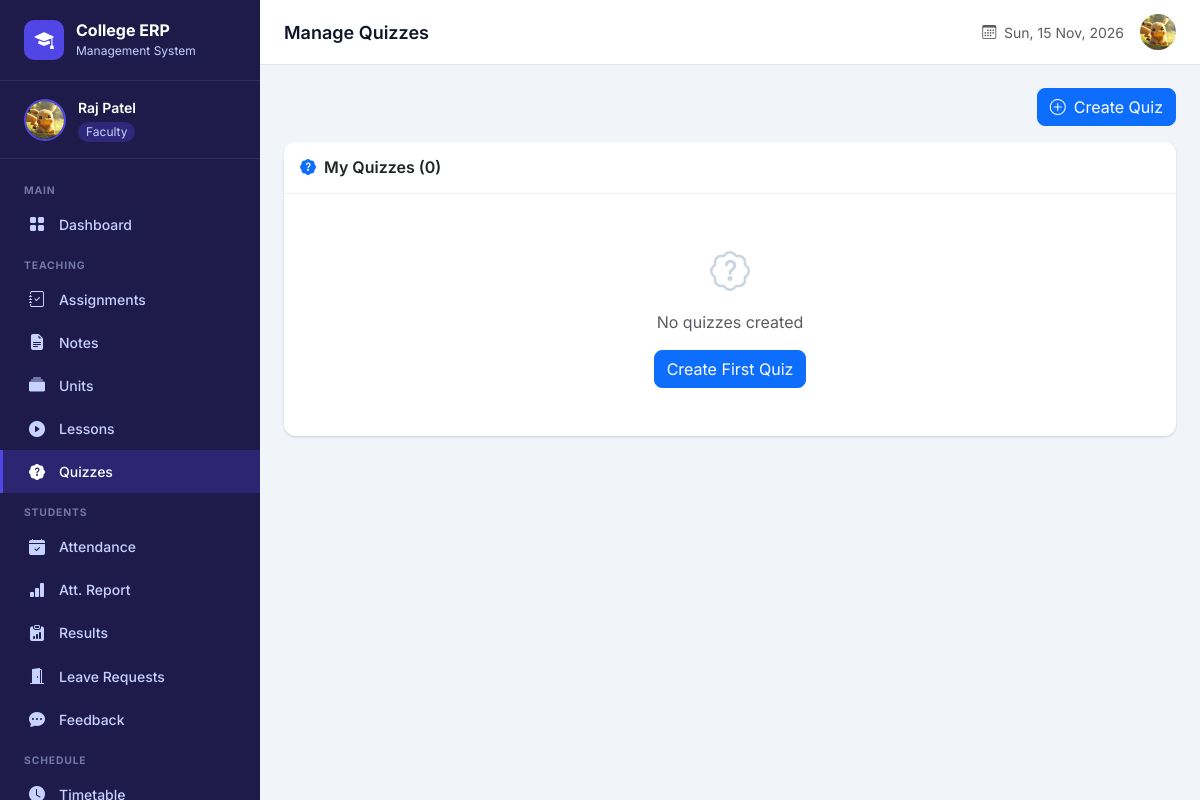
The app's page /faculty/quizzes/ (signed in) with its own data.
### faculty/models.py (models this page shows, shortened)
class Staff(models.Model):
    ROLE_CHOICES = (
         ('dean', 'Dean'),
        ('faculty', 'Faculty'),
        ('hod', 'Head of Department'),
    )
    GENDER_CHOICES = (
        ('male', 'Male'),
        ('female', 'Female'),
        ('other', 'Other'),
    )
    user = models.OneToOneField(User, on_delete=models.CASCADE, related_name='staff_profile')
    staff_id = models.CharField(max_length=20, unique=True)
    name = models.CharField(max_length=100)
    email = models.EmailField(unique=True)
    mobile= models.CharField(
        max_length=10,
        validators=[mobile_validator])
    gender = models.CharField(max_length=10, choices=GENDER_CHOICES, default='male')
    dob = models.DateField(null=True, blank=True)
    image = models.ImageField(upload_to='staff_images/', blank=True, null=True)
    role = models.CharField(max_length=20, choices=ROLE_CHOICES, default='faculty')
    department = models.ForeignKey(
        'account.Department', on_delete=models.SET_NULL,
        null=True, blank=True, related_name='staff_members'
    )
    qualification = models.CharField(max_length=200, blank=True)
    experience = models.CharField(max_length=200, blank=True)
    address = models.TextField(blank=True)
    joining_date = models.DateField(null=True, blank=True)
    is_active = models.BooleanField(default=True)
    created_at = models.DateTimeField(auto_now_add=True)
    class Meta:
        ordering = ['name']
        verbose_name = 'Staff'
        verbose_name_plural = 'Staff Members'

### faculty/views.py (the view)
    def wrapper(request, *args, **kwargs):
        if not request.user.is_authenticated:
            messages.warning(request, "Please log in.")
            return redirect('login')
        try:
            staff = request.user.staff_profile
            request.staff = staff
        except Staff.DoesNotExist:
            if request.user.is_superuser:
                request.staff = None
            else:
                messages.error(request, "Faculty access required.")
                return redirect('login')
        return view_func(request, *args, **kwargs)

### faculty/views.py (called while the page is built)
def faculty_required(view_func):
    def wrapper(request, *args, **kwargs):
        if not request.user.is_authenticated:
            messages.warning(request, "Please log in.")
            return redirect('login')
        try:
            staff = request.user.staff_profile
            request.staff = staff
        except Staff.DoesNotExist:
            if request.user.is_superuser:
                request.staff = None
            else:
                messages.error(request, "Faculty access required.")
                return redirect('login')
        return view_func(request, *args, **kwargs)
    wrapper.__name__ = view_func.__name__
    return wrapper

def get_staff(request):
    try:
        return request.user.staff_profile
    except (Staff.DoesNotExist, AttributeError):
        return None

@faculty_required
def faculty_quizzes(request):
    staff = get_staff(request)
    quizzes = Quiz.objects.filter(created_by=staff).select_related('subject').order_by('-created_at')
    return render(request, 'faculty/quizzes.html', {'quizzes': quizzes, 'staff': staff})

### templates/faculty/quizzes.html (shortened to what this page needs)
{% extends "faculty/base_faculty.html" %}
{% block page_title %}Manage Quizzes{% endblock %}
{% block content %}
<div class="d-flex justify-content-end mb-3">
  <a href="{% url 'create_quiz' %}" class="btn btn-primary rounded-3"><i class="bi bi-plus-circle me-2"></i>Create Quiz</a>
</div>
<div class="card">
  <div class="card-header py-3"><h6 class="mb-0 fw-semibold"><i class="bi bi-patch-question-fill text-primary me-2"></i>My Quizzes ({{ quizzes|length }})</h6></div>
  <div class="card-body p-0">
    {% for quiz in quizzes %}
      <div class="p-3 border-bottom d-flex justify-content-between align-items-start">
        <div>
          <div class="fw-semibold" style="font-size:.875rem">{{ quiz.title }}</div>
          <div class="text-muted" style="font-size:.8rem">{{ quiz.subject.subject_name }} &bull; {{ quiz.total_marks }} marks &bull; {{ quiz.duration_minutes }} min</div>
          <div class="text-muted" style="font-size:.78rem"><i class="bi bi-calendar me-1"></i>{{ quiz.start_time|date:"d M Y, h:i A" }} → {{ quiz.end_time|date:"d M Y, h:i A" }}</div>
        </div>
        <div class="d-flex gap-1">
          <a href="{% url 'add_quiz_questions' quiz.id %}" class="btn btn-sm btn-outline-primary rounded-3"><i class="bi bi-question-circle me-1"></i>Questions ({{ quiz.questions.count }})</a>
          <span class="badge {% if quiz.is_active %}bg-success{% else %}bg-secondary{% endif %} align-self-center">{{ quiz.is_active|yesno:"Active,Inactive" }}</span>
        </div>
      </div>
    {% empty %}
      <div class="text-center py-5 text-muted"><i class="bi bi-patch-question" style="font-size:2.5rem;color:#cbd5e1"></i><div class="mt-2">No quizzes created</div><a href="{% url 'create_quiz' %}" class="btn btn-primary mt-3 rounded-3">Create First Quiz</a></div>
    {% endfor %}
  </div>
</div>
{% endblock %}

### templates/faculty/base_faculty.html (shortened to what this page needs)
{% extends "base/layout.html" %}
{% block sidebar_user %}
  {% if staff %}
    {% if staff.image %}
      <img src="{{ staff.image.url }}" alt="{{ staff.name }}"/>
    {% else %}
      <div class="user-avatar-placeholder">{{ staff.name|first|upper }}</div>
    {% endif %}
    <div class="user-info">
      <div class="user-name">{{ staff.name }}</div>
      <span class="user-role">{{ staff.get_role_display }}</span>
    </div>
  {% endif %}
{% endblock %}
{% block sidebar_nav %}
  <div class="sidebar-section-label">Main</div>
  <a href="{% url 'faculty_dashboard' %}"><i class="bi bi-grid-fill"></i> Dashboard</a>
  <div class="sidebar-section-label">Teaching</div>
  <a href="{% url 'faculty_assignments' %}"><i class="bi bi-journal-check"></i> Assignments</a>
  <a href="{% url 'faculty_notes' %}"><i class="bi bi-file-earmark-text-fill"></i> Notes</a>
  <a href="{% url 'faculty_units' %}"><i class="bi bi-collection-fill"></i> Units</a>
  <a href="{% url 'faculty_lessons' %}"><i class="bi bi-play-circle-fill"></i> Lessons</a>
  <a href="{% url 'faculty_quizzes' %}"><i class="bi bi-patch-question-fill"></i> Quizzes</a>
  <div class="sidebar-section-label">Students</div>
  <a href="{% url 'faculty_attendance' %}"><i class="bi bi-calendar-check-fill"></i> Attendance</a>
  <a href="{% url 'attendance_report' %}"><i class="bi bi-bar-chart-fill"></i> Att. Report</a>
  <a href="{% url 'faculty_results' %}"><i class="bi bi-clipboard-data-fill"></i> Results</a>
  <a href="{% url 'faculty_leave_requests' %}"><i class="bi bi-door-open-fill"></i> Leave Requests</a>
  <a href="{% url 'faculty_feedback' %}"><i class="bi bi-chat-dots-fill"></i> Feedback</a>
  <div class="sidebar-section-label">Schedule</div>
  <a href="{% url 'faculty_timetable' %}"><i class="bi bi-clock-fill"></i> Timetable</a>
{% endblock %}
{% block topbar_right %}
  {% if staff and staff.image %}
    <img src="{{ staff.image.url }}" class="topbar-avatar" alt="{{ staff.name }}"/>
  {% elif staff %}
    <div style="width:36px;height:36px;background:#4f46e5;border-radius:50%;display:flex;align-items:center;justify-content:center;color:white;font-weight:600">
      {{ staff.name|first|upper }}
    </div>
  {% endif %}
{% endblock %}

### templates/base/layout.html (style rules this page uses)
:root { --sidebar-width: 260px; --topbar-height: 64px; --primary: #4f46e5; --primary-dark: #3730a3; --sidebar-bg: #1e1b4b; --sidebar-hover: #312e81; --sidebar-text: #c7d2fe; --sidebar-active: #4f46e5; --card-shadow: 0 1px 3px rgba(0,0,0,.1), 0 1px 2px rgba(0,0,0,.06); }
* { font-family: 'Inter', sans-serif; }
body { background: #f1f5f9; min-height: 100vh; }
.sidebar-user img { width: 42px; height: 42px; border-radius: 50%; object-fit: cover; border: 2px solid var(--primary); }
.sidebar-user .user-info .user-name { color: white; font-weight: 600; font-size: .875rem; }
.sidebar-user .user-info .user-role { color: var(--sidebar-text); font-size: .75rem; background: rgba(79,70,229,.3); padding: 1px 8px; border-radius: 20px; display: inline-block; margin-top: 2px; }
.sidebar-section-label { color: rgba(199,210,254,.5); font-size: .65rem; font-weight: 700; text-transform: uppercase; letter-spacing: .08em; padding: .75rem 1.5rem .25rem; }
.sidebar-nav a { display: flex; align-items: center; gap: .75rem; padding: .6rem 1.5rem; color: var(--sidebar-text); text-decoration: none; font-size: .875rem; font-weight: 500; transition: all .15s; border-left: 3px solid transparent; }
.sidebar-nav a.active { background: rgba(79,70,229,.25); color: white; border-left-color: var(--primary); }
.sidebar-nav a i { font-size: 1rem; width: 20px; text-align: center; }
.topbar .topbar-avatar { width: 36px; height: 36px; border-radius: 50%; object-fit: cover; cursor: pointer; }
.card { border: none; box-shadow: var(--card-shadow); border-radius: 12px; }
.card-header { background: white; border-bottom: 1px solid #f1f5f9; border-radius: 12px 12px 0 0 !important; }

### records on screen
Staff: image (picture), name "Raj Patel", role "Faculty"

### other values on screen
{{ quizzes|length }} "0"
